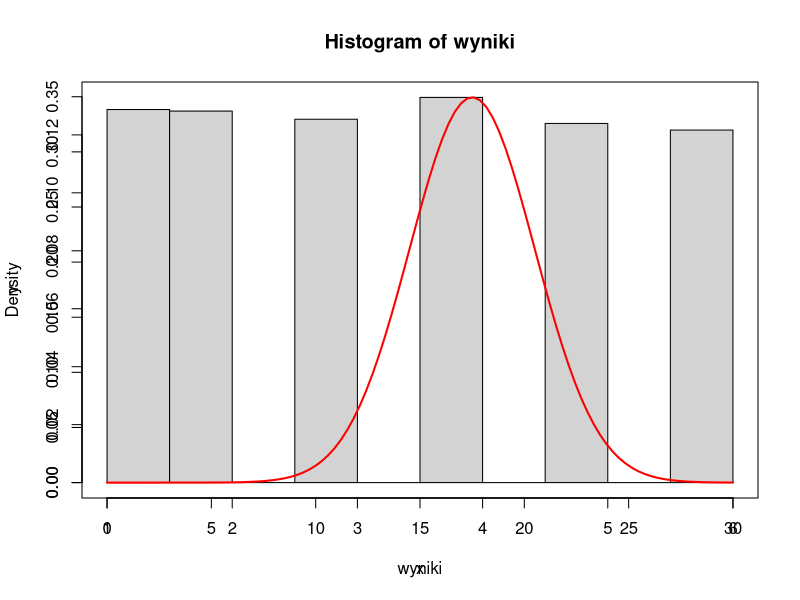
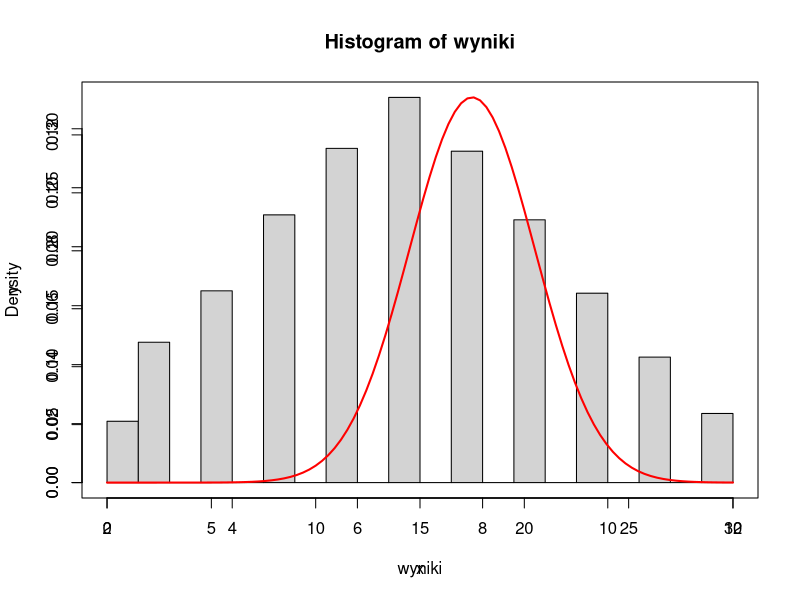
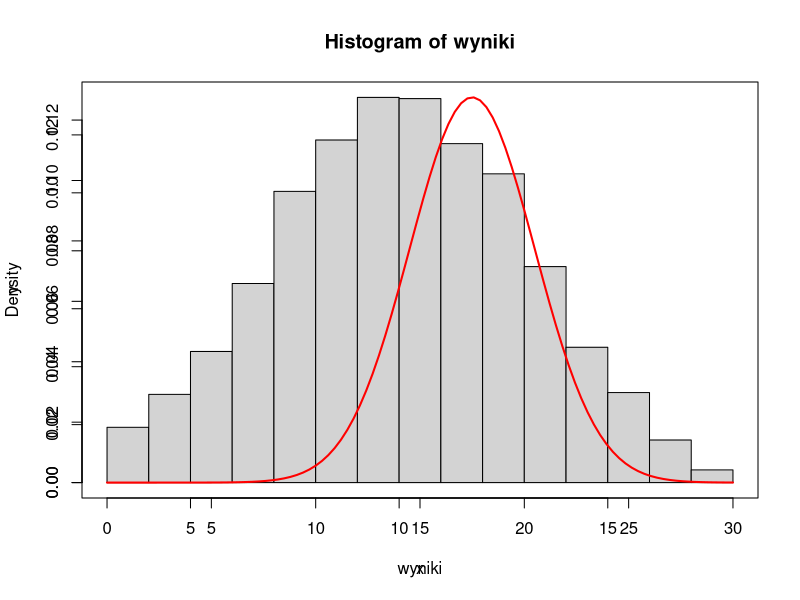
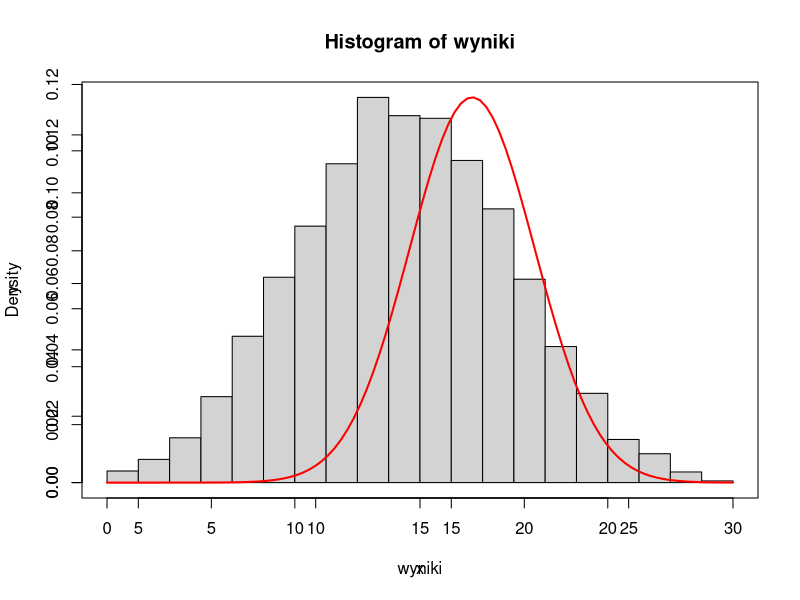
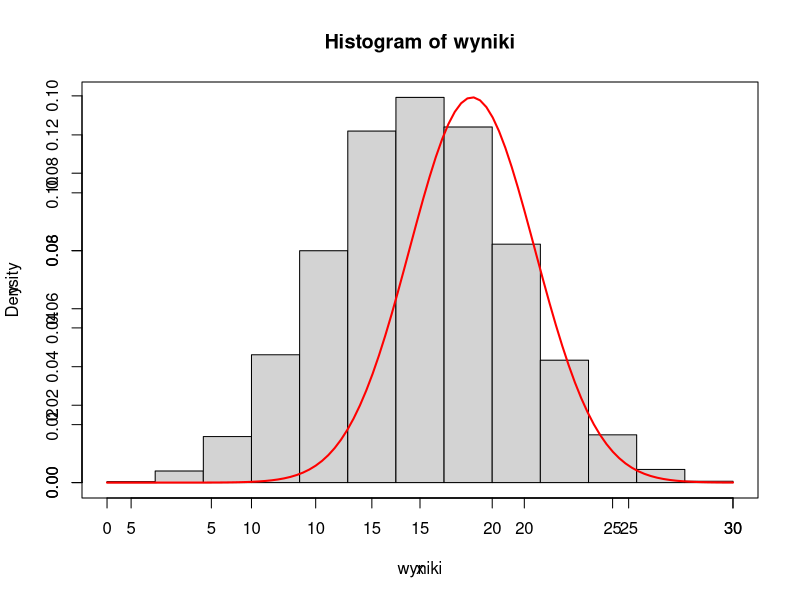
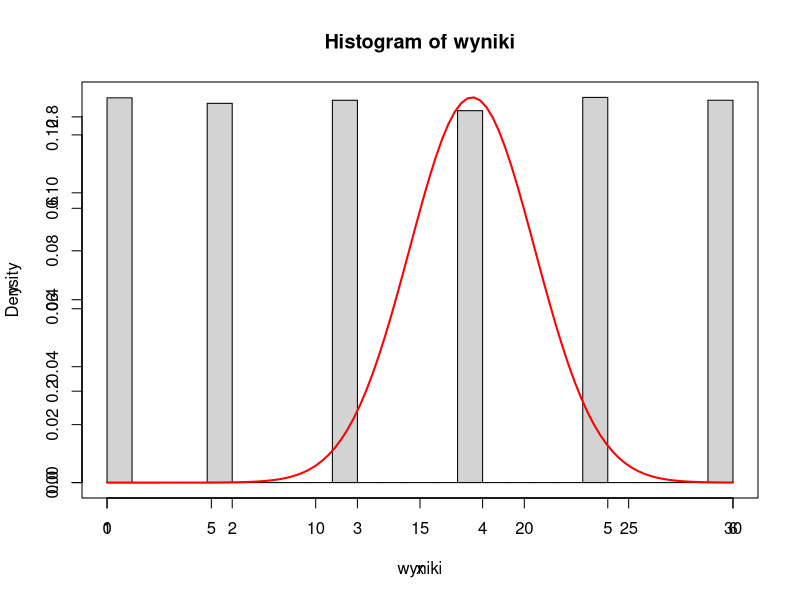
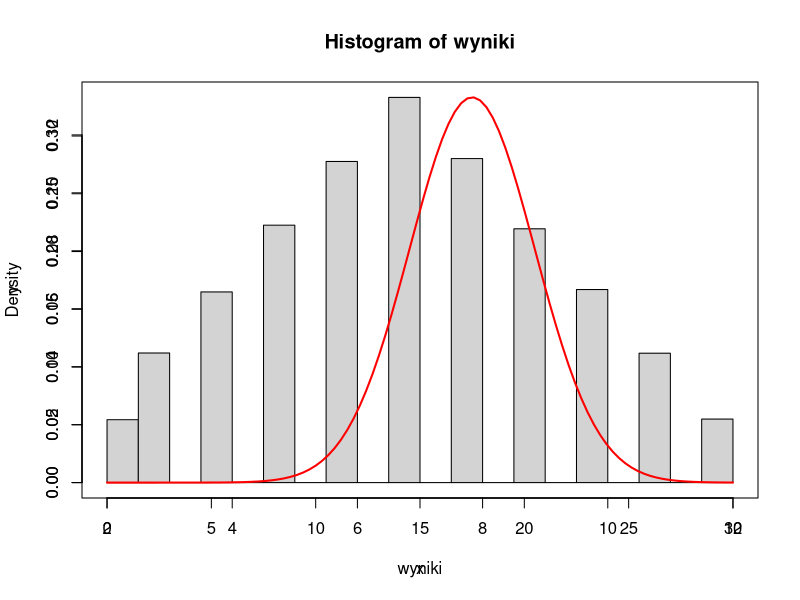
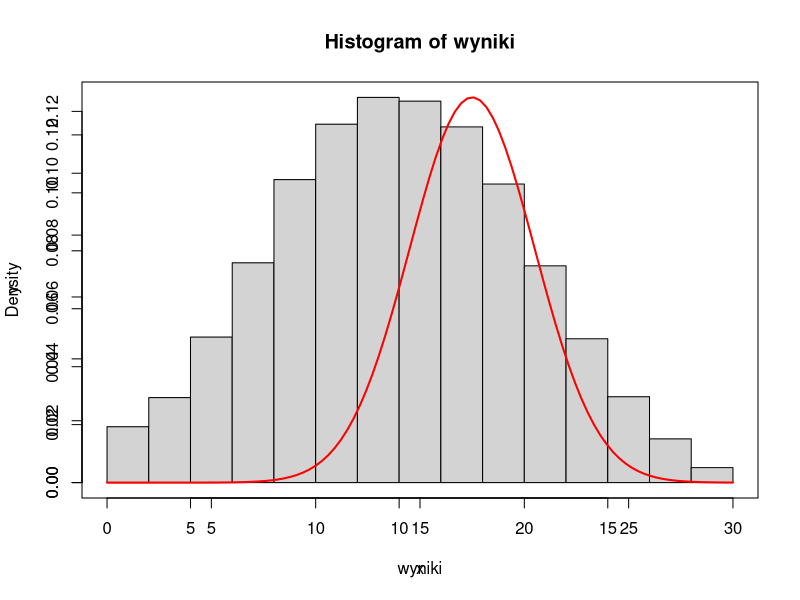

R code for these plots, in order:
# część I
myFunction <- function(number_of_round,number_of_sum) {
  N <- number_of_round
  kostka <- c(1,2,3,4,5,6)
  nr_partii <- 0
  wyniki <- rep(0, N)
  
  
  for (i in 0:N) {

      for (j in 1:number_of_sum) {
      wyniki[i] <- wyniki[i] + sample(kostka, 1)
    }
  }
  
  hist(wyniki, freq = F)
  x <- seq(0, 30, length.out = 100)
  y <- dnorm(x, 17.5, 3)
  par(new=T)
  plot(x, y, type = "l", lwd = 2, col = "red")
}

# Część I
myFunction(10000, 1)
myFunction(10000, 2)
myFunction(10000, 3)
myFunction(10000, 4)
myFunction(10000, 5)

# wnioski z części I:
# Im więcej razy rzucamy kostką tym bardziej rozkład zbliża się do rozkładu normalnego.

# część II
myFunction(100000, 1)
myFunction(100000, 2)
myFunction(100000, 3)
myFunction(100000, 4)
myFunction(100000, 5)

# wnioski z części II:
# Im więcej razy rzucamy kostką tym bardziej rozkład zbliża się do rozkładu normalnego.
